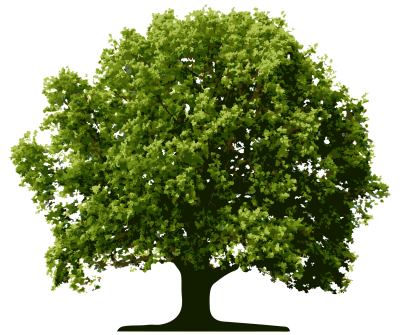
#> input picture tools/img2octave/tree.png, 400 x 335 px
$ python img2graymatrix.py ../img2octave/tree.png   (Python 2 division)
#> lines starting #> are read from the running program, lines starting #| are printed output that depends on the picture
#!/usr/bin/env python

import sys, Image, numpy

if len(sys.argv) != 2:
	print >> sys.stderr, "usage:", sys.argv[0], "<img>"
	sys.exit(1)

fname = sys.argv[1]
img = Image.open(fname).convert('L')
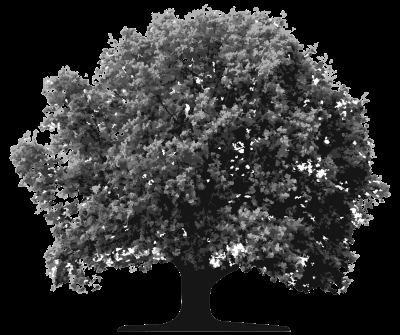
#> img: PIL image 400x335 L; min 0, max 255, mean 49.4
for row in numpy.array(img):
	print " ".join([str(i) for i in row])
#> this loop made 335 passes
#> (printed output is left out)
